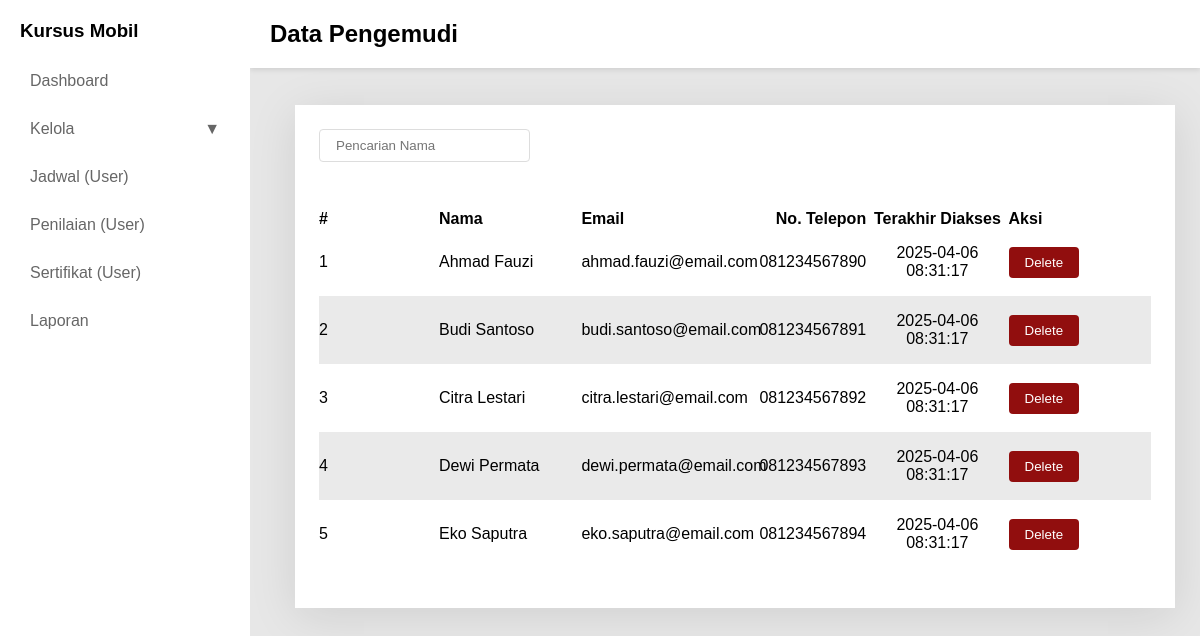
Page /students/index.php on the committed database.
### tables this page shows
CREATE TABLE students (
    id INT AUTO_INCREMENT PRIMARY KEY,
    name VARCHAR(100) NOT NULL,
    email VARCHAR(100) NOT NULL UNIQUE,
    phone VARCHAR(15) NOT NULL,
    created_at TIMESTAMP DEFAULT CURRENT_TIMESTAMP
);

### students/index.php (the view, shortened to what this page needs)
<!DOCTYPE html>
<html lang="en">
<head>
  <link rel="stylesheet" href="../assets/css/style.css" />
  <link
    rel="stylesheet"
    href="https://cdnjs.cloudflare.com/ajax/libs/font-awesome/6.4.2/css/all.min.css" />
</head>
<body>
  <?php sidebar() ?>
  <div class="content">
    <?php labelSidebar("Data Pengemudi") ?>
    <div class="content-body">
      <div class="container">
        <div action="" class="inputBx">
          <input type="text" placeholder="Pencarian Nama">
        </div>
        <div class="dataTable">
          <table>
            <thead>
              <tr>
                <th width="120">#</th>
                <th>Nama</th>
                <th>Email</th>
                <th style="text-align: right;">No. Telepon</th>
                <th style="text-align: center;">Terakhir Diakses</th>
                <th>Aksi</th>
              </tr>
            </thead>
            <?php
            include_once("../database/connect.php");
            $Students = mysqli_query($connect, "SELECT * FROM Students ORDER BY created_at DESC");
            ?>
            <tbody>
              <?php while ($student = mysqli_fetch_object($Students)): ?>
                <tr>
                  <td><?= $student->id ?></td>
                  <td><?= $student->name ?></td>
                  <td style="text-transform: lowercase;"><?= $student->email ?></td>
                  <td style="text-align: right;"><?= $student->phone ?></td>
                  <td style="text-align: center;"><?= $student->created_at ?></td>
                  <td>
                    <button onclick="deleteUser(<?= $student->id ?>)" class="btn danger">Delete</button>
                  </td>
                </tr>
              <?php endwhile ?>
            </tbody>
          </table>
        </div>
      </div>
    </div>
  </div>
</body>
</html>

### components/sidebar.php (shortened to what this page needs)
<?php function sidebar()
{ ?>
  <div class="sidebar">
    <div class="sidebar-action">
      <h3>Kursus Mobil</h3>
      <button class="toggle-btn" onclick="toggleSidebar()">
      </button>
    </div>
    <a href="../dashboard.php">Dashboard</a>
    <button class="dropdown" onclick="toggleDropdown()">Kelola <span>▼</span></button>
    <a href="#">Jadwal (User)</a>
    <a href="#">Penilaian (User)</a>
    <a href="#">Sertifikat (User)</a>
    <a href="#">Laporan</a>
  </div>
<?php } ?>

### components/label_sidebar.php
<?php function labelSidebar($title)
{ ?>
  <div class='fixed-header'>
    <h2><?= $title ?></h2>
  </div>
<?php } ?>

### assets/css/style.css (style rules this page uses)
* { margin: 0; padding: 0; box-sizing: border-box; font-family: "Inter Tight", sans-serif; }
a { display: inline-block; text-decoration: none; }
button { outline: none; border: none; display: flex; align-items: center; }
body { display: flex; flex-direction: row; background: #e7e7e7; }
.sidebar { width: 250px; height: 100vh; background: #fff; padding: 20px; position: fixed; transition: width 0.3s; overflow: hidden; z-index: 10; }
.sidebar a, .sidebar .dropdown { transition: 0.3s; opacity: 0.75; }
.sidebar h3 { transition: opacity 0.3s; }
.sidebar a { display: block; padding: 10px; color: #333; margin-bottom: 10px; }
.dropdown { cursor: pointer; padding: 10px; color: #333; background: none; border: none; width: 100%; text-align: left; font-size: 16px; display: flex; justify-content: space-between; margin-bottom: 10px; }
.sidebar-action { display: flex; justify-content: space-between; align-items: center; margin-bottom: 20px; }
.toggle-btn { background: transparent; color: 222; border: none; padding: 5px 10px; cursor: pointer; border-radius: 5px; font-size: 1.5em; }
.content { position: relative; margin-left: 270px; padding: 25px; width: calc(100% - 270px); transition: margin-left 0.3s; }
.fixed-header { position: fixed; top: 0; right: 0; width: calc(100% - 250px); background: white; padding: 20px; box-shadow: 0 2px 5px rgba(0, 0, 0, 0.1); }
.content-body { margin-top: 80px; background: #fff; padding: 24px; box-shadow: 0px 8px 45px rgba(0, 0, 0, 0.1); }
.inputBx { width: 100%; display: flex; justify-content: space-between; align-items: center; margin-bottom: 48px; }
.btn { padding: 8px 16px; border-radius: 4px; transition: 0.5s; }
.danger { background: #910e0e; color: #fff; }
input { border: 1px solid #ddd; outline: none; padding: 8px 16px; border-radius: 4px; }
.dataTable { display: flex; }
table { width: 100%; border-collapse: collapse; table-layout: fixed; }
tr { text-align: left; }
td { padding: 16px 0; }
thead { padding: 16px; }
tr:nth-child(even) { background: #eaeaea; }
.dataTable { margin: 16px 0; position: relative; width: 100%; border-radius: 8px; }

### rows in the picture
students: id "1", name "Ahmad Fauzi", email "ahmad.fauzi@email.com", phone "081234567890", created_at "2025-04-06 08:31:17"
students: id "2", name "Budi Santoso", email "budi.santoso@email.com", phone "081234567891", created_at "2025-04-06 08:31:17"
students: id "3", name "Citra Lestari", email "citra.lestari@email.com", phone "081234567892", created_at "2025-04-06 08:31:17"
students: id "4", name "Dewi Permata", email "dewi.permata@email.com", phone "081234567893", created_at "2025-04-06 08:31:17"
students: id "5", name "Eko Saputra", email "eko.saputra@email.com", phone "081234567894", created_at "2025-04-06 08:31:17"

### other values in the picture
$title "Data Pengemudi"
